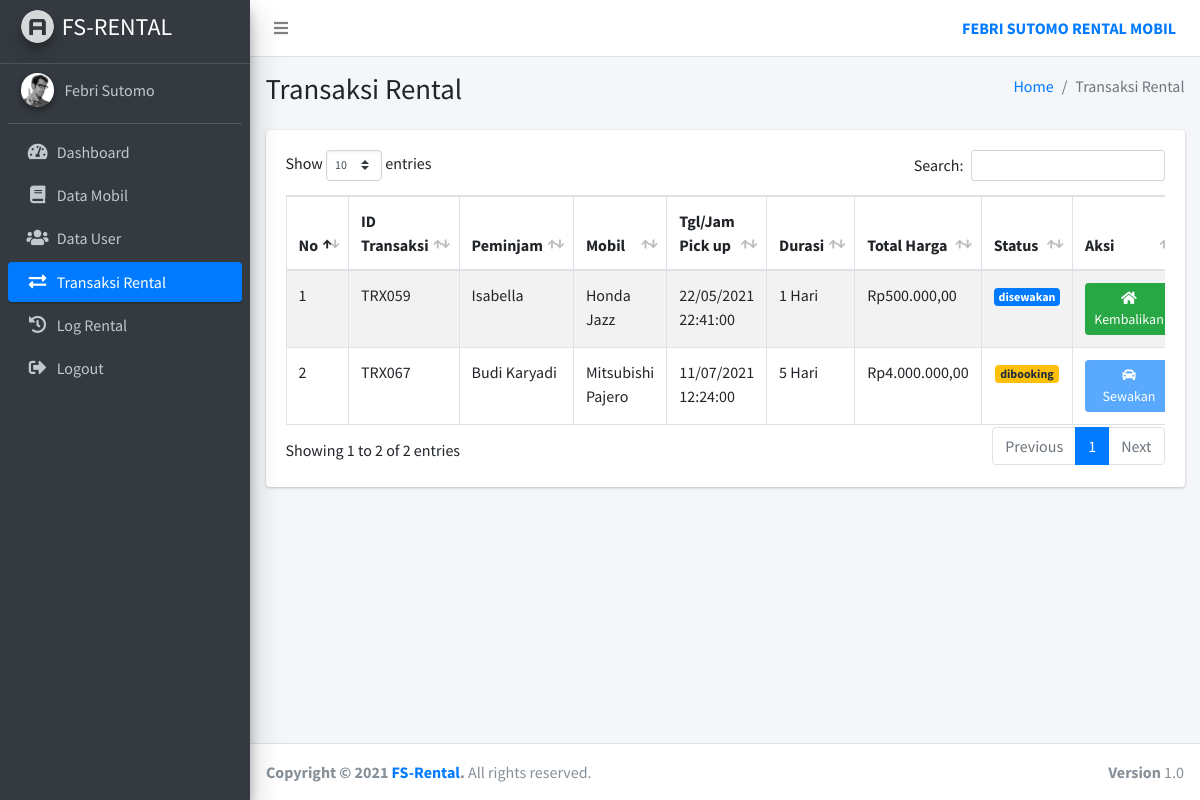
Screenshot of /admin/index.php?page=transaksi-rental (signed in) with the database file from the repository.
### tables this page shows
CREATE TABLE `tb_transaksi` (
  `id_transaksi` int(3) UNSIGNED ZEROFILL NOT NULL,
  `id_user` int(3) UNSIGNED ZEROFILL NOT NULL,
  `id_mobil` int(3) UNSIGNED ZEROFILL NOT NULL,
  `tgl_sewa` timestamp NOT NULL,
  `durasi` int(11) NOT NULL,
  `total_harga` int(11) DEFAULT NULL,
  `tgl_kembali` timestamp NULL DEFAULT NULL,
  `denda` int(20) DEFAULT NULL,
  `status` enum('dibooking','disewakan','dikembalikan','dibatalkan') NOT NULL DEFAULT 'dibooking'
);

CREATE TABLE `tb_user` (
  `id_user` int(3) UNSIGNED ZEROFILL NOT NULL,
  `nama` varchar(20) NOT NULL,
  `alamat` varchar(50) NOT NULL,
  `nik` varchar(16) NOT NULL,
  `foto` varchar(50) NOT NULL,
  `no_hp` varchar(13) NOT NULL,
  `email` varchar(20) NOT NULL,
  `password` varchar(128) NOT NULL
);

CREATE TABLE `tb_mobil` (
  `id_mobil` int(3) UNSIGNED ZEROFILL NOT NULL,
  `nama_mobil` varchar(30) NOT NULL,
  `id_jenis` int(11) NOT NULL,
  `transmisi` enum('Manual','Otomatis') NOT NULL,
  `jml_seat` int(2) NOT NULL,
  `warna` varchar(20) NOT NULL,
  `gambar` varchar(50) NOT NULL DEFAULT 'car.png',
  `harga` int(11) NOT NULL,
  `status_mobil` enum('tersedia','dibooking','disewa') NOT NULL DEFAULT 'tersedia'
);

### utility/function.php (called while the page is built, shortened)
<?php
$conn = mysqli_connect('localhost', 'root', '', 'rental_mobil');
function select($query){
    global $conn;
    $result = mysqli_query($conn,$query);
    $rows = [];
    while($row = mysqli_fetch_assoc($result)){
        $rows[] = $row;
    }
    return $rows;
}
function rupiah($angka){
	$angka = $angka * 1000;
	$hasil_rupiah = "Rp" . number_format($angka,2,',','.');
	return $hasil_rupiah;
}
?>

### admin/rental/data-rental.php (the view, shortened to what this page needs)
<?php
$rents = select("CALL transaksiRental()");
?>
<div class="card">
    <div class="card-body">
        <table class="table table-bordered table-striped">
            <thead>
                <tr>
                    <th>No</th>
                    <th>ID Transaksi</th>
                    <th>Peminjam</th>
                    <th>Mobil</th>
                    <th>Tgl/Jam Pick up</th>
                    <th>Durasi</th>
                    <th>Total Harga</th>
                    <th>Status</th>
                    <th>Aksi</th>
                </tr>
            </thead>
            <tbody>
                <?php $no = 1; ?>
                <?php foreach ($rents as $rent) : ?>
                <?php
                $now = date('d-m-Y H:i:s');
                ?>
                    <tr>
                        <td><?= $no; ?></td>
                        <td>TRX<?= $rent['id_transaksi']; ?></td>
                        <td><?= $rent['nama']; ?></td>
                        <td><?= $rent['nama_mobil']; ?></td>
                        <td><?= date('d/m/Y H:i:s', strtotime($rent['tgl_sewa'])); ?></td>
                        <td><?= $rent['durasi']; ?> Hari</td>
                        <td><?= rupiah($rent['total_harga']); ?></td>
                        <td class=" text-center">
                            <?php if ($rent['status'] == 'dibooking') : ?>
                                <div class="badge badge-warning">
                                    <?= $rent['status']; ?>
                                </div>
                            <?php elseif ($rent['status'] == 'disewakan') : ?>
                                <div class="badge badge-primary">
                                    <?= $rent['status']; ?>
                                </div>
                            <?php elseif ($rent['status'] == 'dibatalkan') : ?>
                                <div class="badge badge-danger">
                                    <?= $rent['status']; ?>
                                </div>
                            <?php else : ?>
                                <div class="badge badge-success">
                                    <?= $rent['status']; ?>
                                </div>
                            <?php endif; ?>
                        </td>
                        <?php
                        $batas1= date_create($rent['tgl_sewa']);
                        $batas1= date_add($batas1, date_interval_create_from_date_string('-1 hours'));
                        $batas1= date_format($batas1, 'd-m-Y H:i:s');
                        ?>
                        <td>
                            <?php if ($rent['status'] != 'dibooking') : ?>
                            <?php else : ?>
                                <button class="btn btn-sm btn-primary" data-toggle="modal" data-target="#modal-sewakan<?= $rent['id_transaksi']; ?>" <?= $now >= $batas1 ? '': 'disabled'; ?>><i class="fa fa-car"></i> Sewakan</button>
                            <?php endif; ?>
                            <?php if ($rent['status'] != 'disewakan') : ?>
                            <?php else : ?>
                                <button class="btn btn-sm btn-success" data-toggle="modal" data-target="#modal-kembalikan<?= $rent['id_transaksi']; ?>"><i class="fa fa-home"></i> Kembalikan</button>
                            <?php endif; ?>
                        </td>
                    </tr>
                    <?php $no++; ?>
                <?php endforeach; ?>
            </tbody>
        </table>
    </div>
</div>

### rows the page displays
tb_transaksi: id_transaksi "059", id_user.nama "Isabella", id_mobil.nama_mobil "Honda Jazz", tgl_sewa "22/05/2021 22:41:00", durasi "1", total_harga "Rp500.000,00", status "disewakan"
tb_transaksi: id_transaksi "067", id_user.nama "Budi Karyadi", id_mobil.nama_mobil "Mitsubishi Pajero", tgl_sewa "11/07/2021 12:24:00", durasi "5", total_harga "Rp4.000.000,00", status "dibooking"

### other values shown
$_SESSION['nama'] "Febri Sutomo"
$title "Transaksi Rental"
